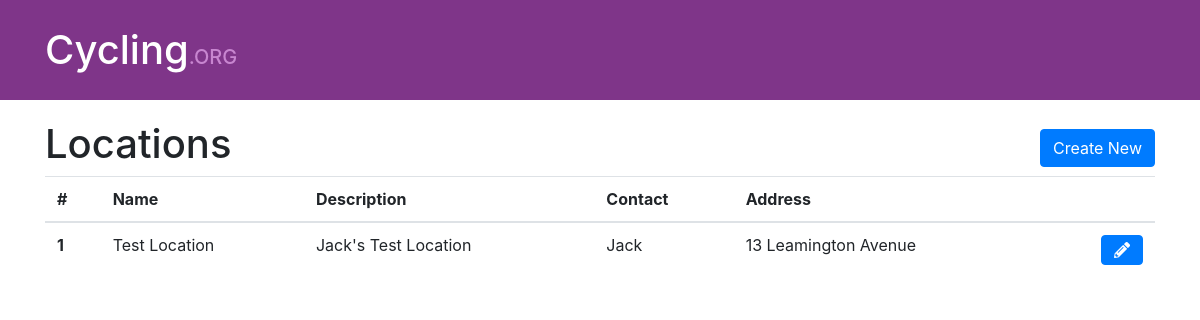
Page /locations/ on the committed database.
### app/models.py (models this page shows)
class Base(db.Model):
    __abstract__ = True
    id = Column(Integer, primary_key=True, nullable=False, autoincrement=True)
    date_created = Column(DateTime, default=func.current_timestamp())
    date_modified = Column(DateTime, default=func.current_timestamp())
    status = Column(Integer, default=0)

class EventLocation(Base):
    __tablename__ = "event_location"
    name = Column(String(256), nullable=False, unique=True)
    description = Column(String(512))
    contact_name = Column(String(512))
    contact_email_address = Column(String(512))
    contact_telephone1 = Column(String(64))
    contact_telephone2 = Column(String(64))
    address_id = Column(Integer, ForeignKey("address.id"))
    address = relationship("Address")

class Address(Base):
    __tablename__ = "address"
    line1 = Column(String(256))
    line2 = Column(String(256))
    line3 = Column(String(256))
    county = Column(String(256))
    postcode = Column(String(256))

### app/controllers/location.py (the view)
@app.route("/locations/")
def list_location():
    items = api.list(EventLocation, False)
    if not items and api.erred:
        Alert.bad(api.error)
    return render_template("location/list.html", items=items)

### app/api.py (called while the page is built)
    def clear_error(self):
        self.error = None
        self.erred = False

    def list(self, table, assume_exists=False):
        self.clear_error()
        try:
            items = table.query.filter((table.status == 0)).all()
            if not items and assume_exists:
                self.set_error("list {} failed; none found".format(table))
            return items
        except Exception as e:
            self.set_error("list {} failed; {}".format(table, str(e)))
            return None

### app/templates/location/list.html
{% extends "list_master.html" %}
{% block title %}Locations{% endblock %}
{% block controller %}locations{% endblock %}
{% block headers %}
    <th scope="col">#</th>
    <th scope="col">Name</th>
    <th scope="col">Description</th>
    <th scope="col">Contact</th>
    <th scope="col">Address</th>
    <th scope="col"></th>
{% endblock %}
{% block columns %}
    {% if items %}
        {% for item in items %}
        <tr>
            <th scope="row">{{item.id}}</th>
            <td>{{item.name}}</td>
            <td>{{item.description if item.description else ""}}</td>
            <td>{{item.contact_name if item.contact_name else ""}}</td>
            <td>{{item.address.line1 if item.address else ""}}</td>
            <td class="text-right">
                <a href="/{{self.controller()}}/{{item.id}}" class="btn btn-primary"><i class="fas fa-pencil-alt"></i></a>
            </td>
        </tr>
        {% endfor %}
    {% endif %}
{% endblock %}

### rows in the picture
EventLocation: id "1", name "Test Location", description "Jack's Test Location", contact_name "Jack", address "13 Leamington Avenue"
